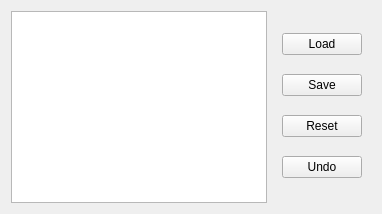
        <widget class="QWidget" name="widget_3" native="true">
         <layout class="QHBoxLayout" name="horizontalLayout_4">
          <item>
           <widget class="QGraphicsView" name="graphicsView">
            <property name="accessibleName">
             <string>graphicsView</string>
            </property>
           </widget>
          </item>
          <item>
           <widget class="QWidget" name="widget" native="true">
            <layout class="QVBoxLayout" name="verticalLayout_2">
             <item>
              <widget class="QPushButton" name="load_button">
               <property name="toolTip">
                <string>&lt;html&gt;&lt;head/&gt;&lt;body&gt;&lt;p&gt;Tool Tip&lt;/p&gt;&lt;/body&gt;&lt;/html&gt;</string>
               </property>
               <property name="whatsThis">
                <string>&lt;html&gt;&lt;head/&gt;&lt;body&gt;&lt;p&gt;Whats this&lt;/p&gt;&lt;/body&gt;&lt;/html&gt;</string>
               </property>
               <property name="accessibleName">
                <string>load_or_save_button</string>
               </property>
               <property name="text">
                <string>Load</string>
               </property>
              </widget>
             </item>
             <item>
              <widget class="QPushButton" name="save_button">
               <property name="accessibleName">
                <string>load_or_save_button</string>
               </property>
               <property name="text">
                <string>Save</string>
               </property>
              </widget>
             </item>
             <item>
              <widget class="QPushButton" name="reset_button">
               <property name="accessibleName">
                <string>reset_or_undo_button</string>
               </property>
               <property name="text">
                <string>Reset</string>
               </property>
              </widget>
             </item>
             <item>
              <widget class="QPushButton" name="undo_button">
               <property name="toolTip">
                <string>Undo the last applied effect</string>
               </property>
               <property name="accessibleName">
                <string>reset_or_undo_button</string>
               </property>
               <property name="text">
                <string>Undo</string>
               </property>
              </widget>
             </item>
            </layout>
           </widget>
          </item>
         </layout>
        </widget>
